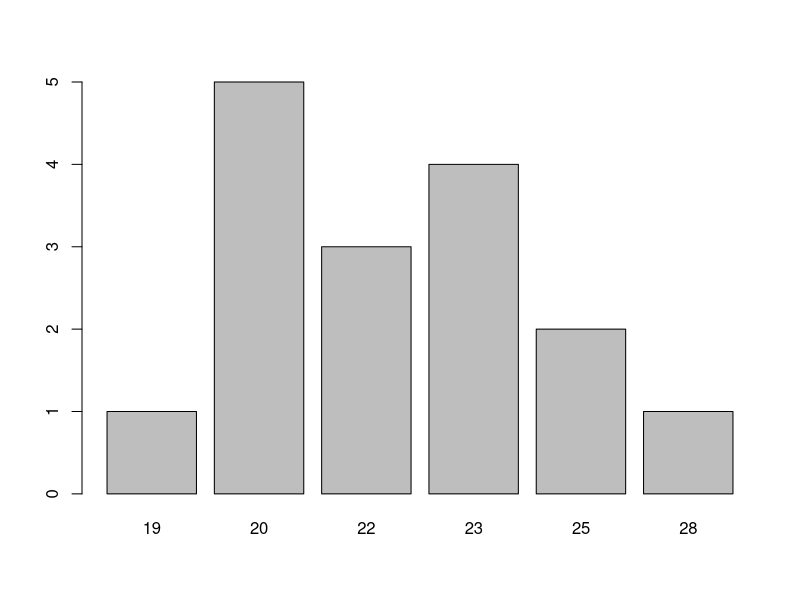

This figure's R source: (Note: this script raises an error after producing the figure.)
## ---- chunk 1
library(readxl)
dados_turma_1 <- read_excel("dados_turma_1.xlsx")
View(dados_turma_1)

# Agora experimente carregar os dados através do painel direito (Import Dataset...)

# Visualize os dados clicando no objeto na aba "Environment".
## ---- chunk 2
# Removendo a primeira linha (row)
dados_turma_1 <- dados_turma_1[-1,]

# Vamos remover também a primeira coluna, que é apenas o carimbo de data e hora.
dados_turma_1 <- dados_turma_1[,-1]
## ---- chunk 3
summary(dados_turma_1$`Idade (em anos, somente número)`)
## ---- chunk 4
barplot(table(dados_turma_1$`Idade (em anos, somente número)`))
## ---- chunk 5
# Novos nomes para as colunas
novos_nomes <- c(
  "idade",
  "altura",
  "cinema",
  "musica",
  "atividadefisica",
  "otimismo",
  "utilidade",
  "tranquilidade",
  "lidarproblemas",
  "clarezamental",
  "proximidade",
  "decisoes",
  "comunicativo",
  "depressivo",
  "reservado",
  "controleestresse",
  "energia",
  "tensao",
  "entusiasmo",
  "preocupação",
  "quietude",
  "estabilidadeemocional",
  "assertividade",
  "temperamento",
  "timidez",
  "calma",
  "sociabilidade",
  "nervosismo"
)

# Renomear as colunas
colnames(dados_turma_1) <- novos_nomes
## ---- chunk 6
#| error: true
1 + 1

"a" + "b"
## ---- chunk 7
# Criando uma variável inteira
meu_inteiro <- as.integer(42)

# Vamos verificar qual é a classe usando a função class()
class(meu_inteiro)

# Veja que "meu_inteiro" é da classe "integer"
## ---- chunk 8
# Inspecionando:
colunas_com_inteiro <- colnames(dados_turma_1)[sapply(dados_turma_1, is.integer)]

# Veja que ela não encontra nenhum inteiro no momento.
# Usando a função class(), vemos que "idade" foi salvo como "numeric", 
# que é menos específico.
class(dados_turma_1$idade)

# Nós podemos alterar "idade" para a classe de número inteiro 
# usando a função as.integer()
dados_turma_1$idade <- as.integer(dados_turma_1$idade)

# Veja que mudou:
class(dados_turma_1$idade)

# Agora a nossa função irá reconhecer que temos uma variável 
# de número inteiro no banco de dados.
colunas_com_inteiro <- colnames(dados_turma_1)[sapply(dados_turma_1, is.integer)]
## ---- chunk 9
# Criando uma variável double
meu_double <- 3.14


colunas_com_duplo <- colnames(dados_turma_1)[sapply(dados_turma_1, is.double)]
colunas_com_numero <- colnames(dados_turma_1)[sapply(dados_turma_1, is.numeric)]
colunas_com_numero
## ---- chunk 10
# Criando uma variável de caractere
meu_caractere <- "Olá, Mundo!"

# Vamos ver se "cinema" é "character":
is.character(dados_turma_1$cinema)
## ---- chunk 11
# Criando uma variável lógica
está_chovendo <- TRUE
está_ensolarado <- FALSE
## ---- chunk 12
# Criando uma variável de fator
escolaridade <- factor(c("Ensino Médio", 
                         "Faculdade", 
                         "Graduação", 
                         "Ensino Médio", 
                         "Graduação"))

# Vamos determinar que "cinema" é fator?
dados_turma_1$cinema <- as.factor(dados_turma_1$cinema)

# Verifique a classe de "cinema"
class(dados_turma_1$cinema)

# Inspecionando quais são os fatores em "cinema"
factor(dados_turma_1$cinema)

# Vamos gerar um gráfico para ver a frequência dos fatores em "cinema"
plot(dados_turma_1$cinema)


# vamos fazer o mesmo com "música"
dados_turma_1$musica <- as.factor(dados_turma_1$musica)
plot(dados_turma_1$musica)

# Usando a função table, conseguimos fazer uma tabulação cruzada 
# das variáveis música e cinema.
table(dados_turma_1$cinema, dados_turma_1$musica)
## ---- chunk 13
# Criando uma variável de data
hoje <- as.Date("2023-07-22")

# Criando uma variável POSIXct (data e hora com fuso horário)
current_datetime <- as.POSIXct("2023-07-22 14:30:00", tz = "UTC")
## ---- chunk 14
# Criando um vetor numérico
vetor_numerico <- c(10, 20, 30, 40, 50)

# Criando um vetor de caractere
vetor_caractere <- c("maçã", "banana", "laranja")

# Criando um vetor lógico
vetor_logico <- c(TRUE, FALSE, TRUE)
## ---- chunk 15
meu_vetor <- c(5, 10, 15, 20, 25)
elemento_3 <- meu_vetor[3] # Acesse o terceiro elemento (15)

# Veja que se eu salvar "idade" do banco de dados em um objeto, 
# ele se torna um vetor numérico também
idade <- dados_turma_1$idade
## ---- chunk 16
vetor1 <- c(1, 2, 3)
vetor2 <- c(4, 5, 6)
soma_vetor <- vetor1 + vetor2 # Adição elementar


idade+1
idade/2
idade*2
idade-7

altura <- dados_turma_1$altura
altura <- as.numeric(altura)

idade*altura
idade+altura
## ---- chunk 17
vetor_logico <- c(TRUE, FALSE, TRUE)
all_true <- all(vetor_logico) # Verifica se todos os elementos são TRUE
## ---- chunk 18
# Comprimento do vetor
length(idade)

# Soma
sum(idade)

# Média
mean(idade)

# Desvio padrão
sd(idade)

# Variância
var(idade)

# Correlação entre dois vetores
cor(idade, altura)
## ---- chunk 19
# Criando uma matriz
minha_matriz <- matrix(c(1, 2, 3, 4, 5, 6), nrow = 2, ncol = 3, byrow = TRUE)
minha_matriz

# Se ,byrow=FALSE, a matriz será preenchida na ordem das colunas
minha_matriz <- matrix(c(1, 2, 3, 4, 5, 6), nrow = 2, ncol = 3, byrow = FALSE)

# Vamos fazer uma matriz de correlação entre

## ---- chunk 20
# Subconfiguração
my_matrix <- matrix(c(1, 2, 3, 4, 5, 6), nrow = 2, ncol = 3, byrow = TRUE)
element_2_3 <- my_matrix[2, 3] # Acesse o elemento na segunda linha e terceira coluna (6)

# Aritmética
matriz1 <- matrix(c(1, 2, 3, 4), nrow = 2)
matriz2 <- matrix(c(5, 6, 7, 8), nrow = 2)
soma_matriz <- matriz1 + matriz2 # Adição elementar

# Multiplicação da matriz
produto_matriz <- matriz1 %*% matriz2
## ---- chunk 21
minha_matriz <- matrix(c(1, 2, 3, 4, 5, 6), nrow = 2, ncol = 3, byrow = TRUE)

# Dimensões da matriz
matrix_dimensions <- dim(minha_matriz) # Saída: 2 linhas e 3 colunas

# Somas de linhas e somas de colunas
row_sums <- rowSums(minha_matriz)
col_sums <- colSums(minha_matriz)

# Vamos gerar uma matriz de correlação dos itens da escala de bem-estar:
# Não se preocupe em entender bem o código abaixo, isso será visto em outra aula.
library(dplyr)
# Mapeamento dos valores categóricos para numéricos
replacement_mapping <- c("Nunca" = 0, 
                         "Raramente" = 1, 
                         "Algumas vezes" = 2, 
                         "Frequentemente" = 3, 
                         "Sempre" = 4)
# Lista das colunas a serem alteradas
columns_to_replace <- c("otimismo", 
                        "utilidade", 
                        "tranquilidade", 
                        "lidarproblemas", 
                        "clarezamental", 
                        "proximidade", 
                        "decisoes")
# Substituição dos valores categóricos por numéricos
dados_turma_1 <- dados_turma_1 %>%
  mutate_at(vars(all_of(columns_to_replace)), 
            ~replace(., . %in% names(replacement_mapping), replacement_mapping[.]))
# Colocar como numérico
dados_turma_1 <- dados_turma_1 %>% mutate_at(c("otimismo", 
                                               "utilidade", 
                                               "tranquilidade", 
                                               "lidarproblemas", 
                                               "clarezamental", 
                                               "proximidade", 
                                               "decisoes"), as.numeric)
# Gerar a matriz de correlação
correlation_matrix <- cor(dados_turma_1 %>%
                            select(otimismo:decisoes), use = "complete.obs")


# Visualizar a matriz de correlação
library(corrplot)
corrplot(correlation_matrix, method = 'color', order = 'alphabet')
## ---- chunk 22
# Criando um array
my_array <- array(c(1, 2, 3, 4, 5, 6), dim = c(2, 3, 2))

# Aqui está a explicação passo a passo:

# c(1, 2, 3, 4, 5, 6): Isso cria um vetor com os valores 1, 2, 3, 4, 5 e 6.

# dim = c(2, 3, 2): Isso define as dimensões do array tridimensional. 
# O primeiro valor (2) representa o número de elementos no 
# primeiro "nível" do array (como páginas em um livro), 
# o segundo valor (3) representa o número de elementos no segundo "nível" 
# (como linhas em uma página) e o terceiro valor (2) representa o 
# número de elementos no terceiro "nível" (como colunas em uma página).

# Portanto, o array está sendo organizado em duas "páginas", 
# cada página contendo uma matriz 2x3.
## ---- chunk 23
# Criando uma lista
minha_lista <- list(1, "olá", TRUE, c(2, 4, 6))
## ---- chunk 24
minha_lista[[1]] # Acesse o primeiro elemento

minha_lista[[2]] # Acesse o segundo elemento

minha_lista[[4]][1] # Acessando o primeiro elemento do vetor (quarto elemento)
## ---- chunk 25
# Criando um dataframe
dados_aluno <- data.frame(
     nome = c("Alice", "Bob", "Charlie", "David"),
     idade = c(22, 21, 23, 20),
     pontuação = c(85, 78, 92, 80),
     aprovado = c(TRUE, FALSE, TRUE, TRUE)
)

# "dados_turma_1" é um dataframe!
## ---- chunk 26
dados_turma_1$genero <- c("Feminino")
## ---- chunk 27
dados_turma_1 <- subset(dados_turma_1, select = -genero)
## ---- chunk 28
# Novos nomes para as colunas
novos_nomes <- c(
  "idade",
  "altura",
  "cinema",
  "musica",
  "atividadefisica",
  "otimismo",
  "utilidade",
  "tranquilidade",
  "lidarproblemas",
  "clarezamental",
  "proximidade",
  "decisoes",
  "comunicativo",
  "depressivo",
  "reservado",
  "controleestresse",
  "energia",
  "tensao",
  "entusiasmo",
  "preocupação",
  "quietude",
  "estabilidadeemocional",
  "assertividade",
  "temperamento",
  "timidez",
  "calma",
  "sociabilidade",
  "nervosismo"
)

# Renomear as colunas
colnames(dados_turma_1) <- novos_nomes
## ---- chunk 29
# Para acessar elementos específicos, coloque entre colchetes. 
# O primeiro elemento é a linha e o segundo é a coluna
# Aqui, vamos verificar a quinta linha da terceira coluna: 
dados_turma_1[5,3]

# Acesse as três primeiras linhas e as colunas "nome" e "pontuação"
subconjunto_dados_turma_1 <- dados_turma_1[1:3, c("idade", "altura")]
## ---- chunk 30
# Filtre os alunos que gostam de rock
estudantes_rock <- dados_turma_1[dados_turma_1$musica == "Rock", ]
## ---- chunk 31
# Classifica o dataframe pela coluna "idade" em ordem decrescente
dados_ordenados <- dados_turma_1[order(-dados_turma_1$idade), ]
## ---- chunk 32
# Exemplo
vetor_caractere <- c("5", "6", "7", "8")

# Converter para numeric explicitamente
vetor_caractere <- as.numeric(vetor_caractere)
## ---- chunk 33
# Dados categóricos nominais
cor_do_olho <- c("Azul", "Marrom", "Verde", "Verde", "Marrom", "Azul")

# Dados categóricos ordinais
nivel_educacao <- c("Ensino Médio", "Faculdade", "Graduação", "Ensino Médio", "Graduação")

# Exemplo com os nossos dados
genero_filme <- dados_turma_1$cinema

atividade_fisica <- dados_turma_1$atividadefisica
## ---- chunk 34
# Criando um fator a partir de dados categóricos nominais
cor_do_olho_fator <- factor(cor_do_olho)

# Criando um fator a partir de dados categóricos ordinais
nivel_educacao_fator <- factor(nivel_educacao, 
                               levels = c("Ensino Médio", 
                                          "Faculdade", 
                                          "Graduação"), ordered = TRUE)


genero_filme <- factor(genero_filme)

atividade_fisica <- factor(atividade_fisica, 
                           levels = c("Não pratico atividade física", 
                                      "Menos do que três vezes na semana", 
                                      "Entre três e cinco vezes na semana", 
                                      "Mais do que cinco vezes na semana"), 
                           ordered = TRUE)
## ---- chunk 35
levels(atividade_fisica)
nlevels(atividade_fisica) 
table(atividade_fisica)

# Apenas exemplificando como gerar um gráfico de barras:
# gerando um dataframe com atividade física
tabela_freq_atividade <- data.frame(table(atividade_fisica))
library(ggplot2)
ggplot(tabela_freq_atividade, aes(x=atividade_fisica, y=Freq)) + 
  geom_bar(stat = "identity") +
  coord_flip()
## ---- chunk 36
# Exercício 1  
celsius_temperatures <- c(25, 30, 22, 28, 21)  
fahrenheit_temperatures <- (celsius_temperatures * 9/5) + 32  
print(fahrenheit_temperatures)
## ---- chunk 37
# Exercício 2  
dias_da_semana <- c("segunda", 
                    "terça", 
                    "quarta", 
                    "quinta", 
                    "sexta", 
                    "sábado", 
                    "domingo")  
ordenado_dias <- factor(dias_da_semana, 
                        levels = c("segunda", 
                                   "terça", 
                                   "quarta", 
                                   "quinta", 
                                   "sexta", 
                                   "sábado", 
                                   "domingo"), 
                        ordered = TRUE)  
print(ordenado_dias)
